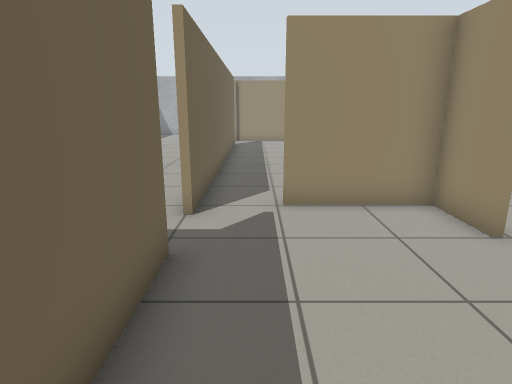
View 1 (above)

24 first-person views from a walk through a world built for the Gazebo simulator. The camera is 1.1 m above the floor, tilts 14° down and sees 75° across. The floor is counted in squares, 0.5 m on a side. Each view is taken from the middle of a square. On the plan, view 1 faces up. The plan holds only what a view shows up to about 18 squares ahead; the rest is blank.

View 2
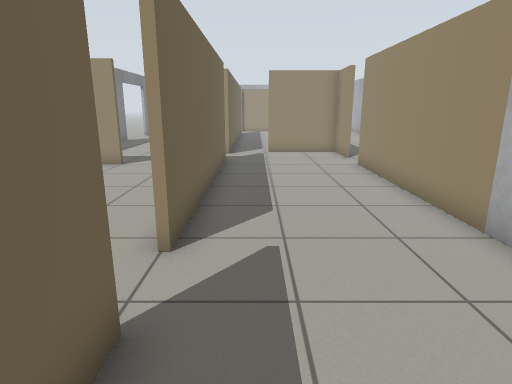

View 3
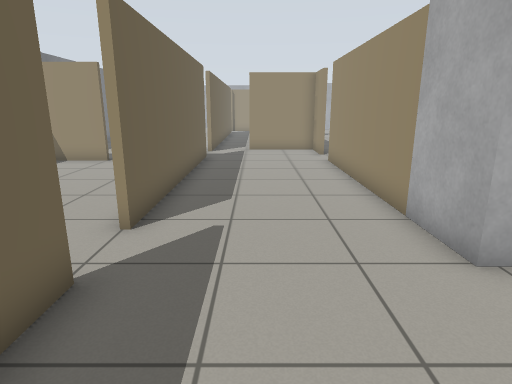

View 4
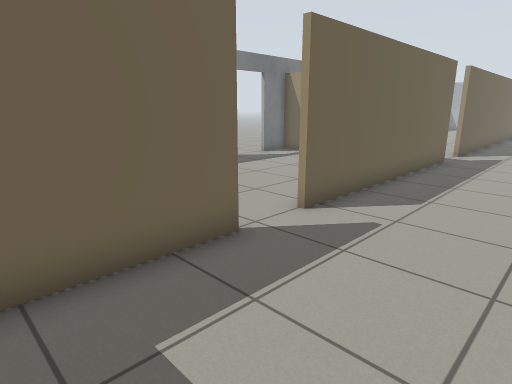

View 5
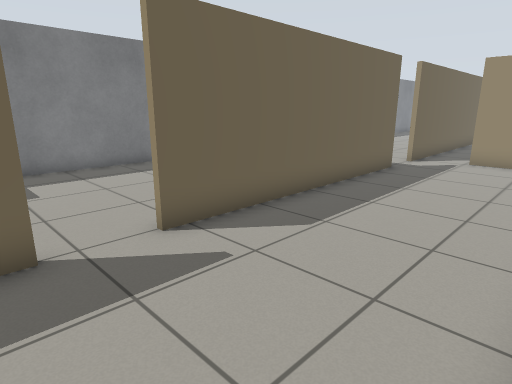

View 6
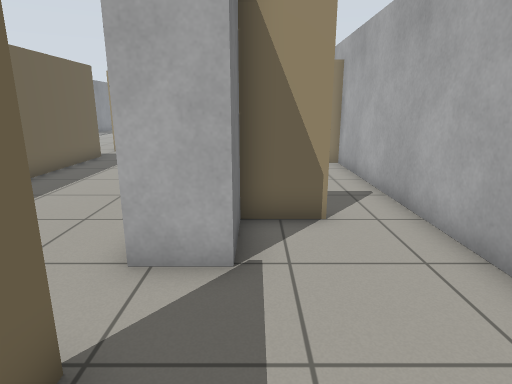

View 7
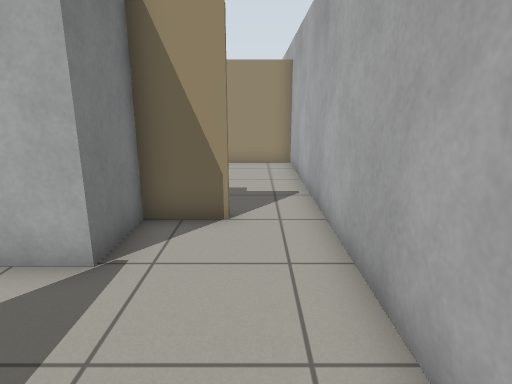

View 8
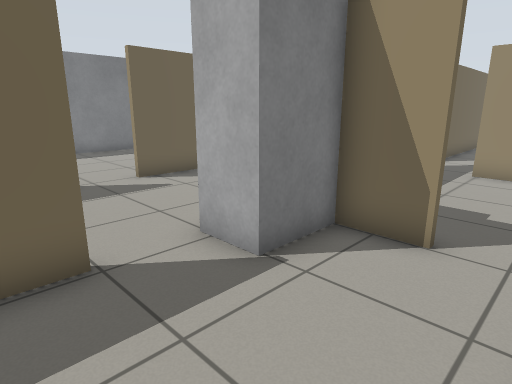

View 9
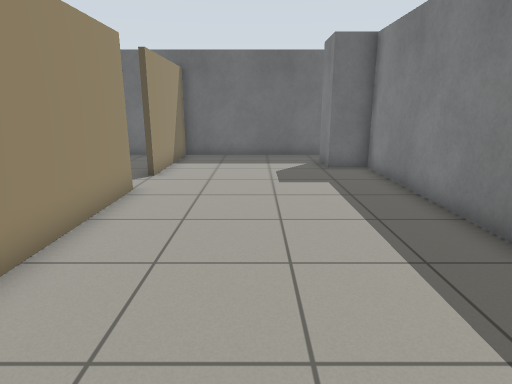

View 10
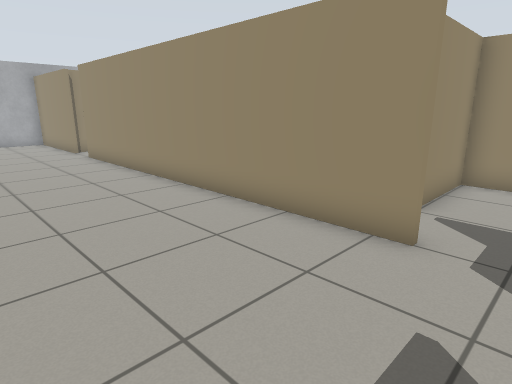

View 11
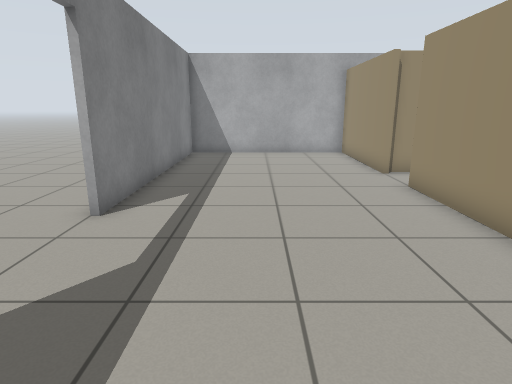

View 12
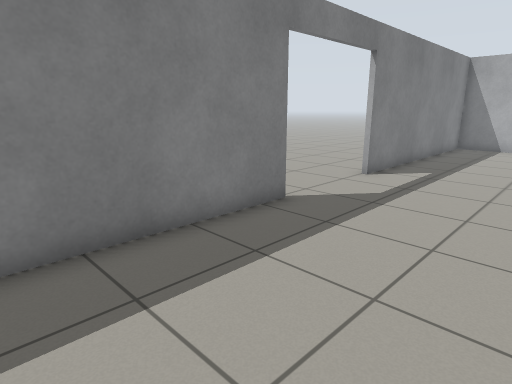

View 13
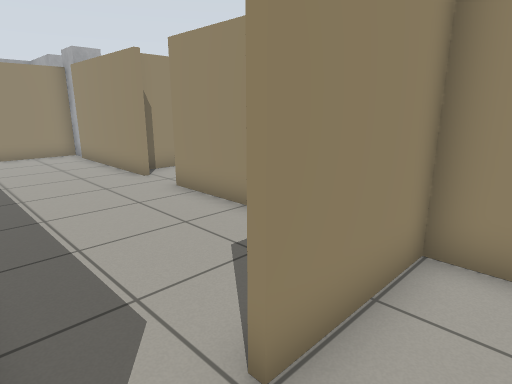

View 14
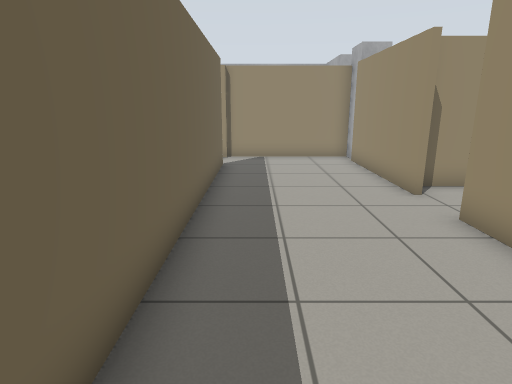

View 15
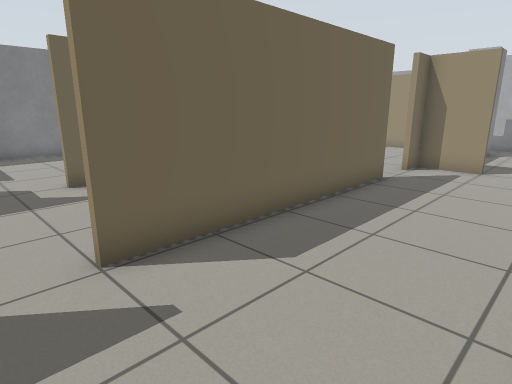

View 16
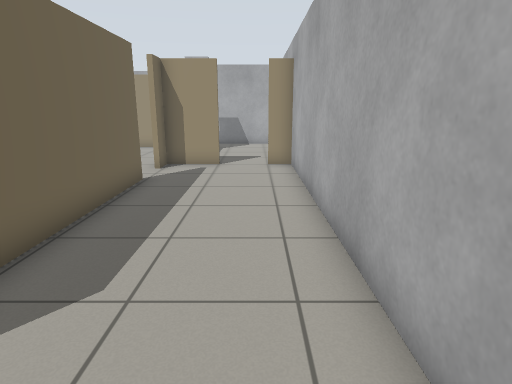

View 17
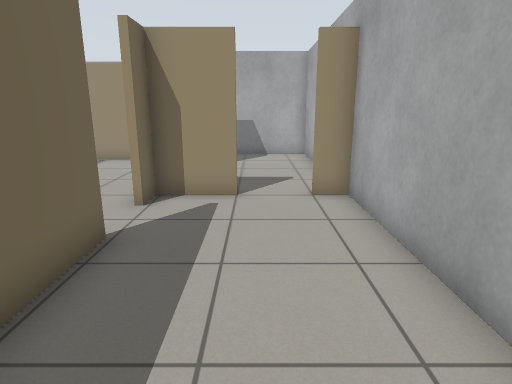

View 18
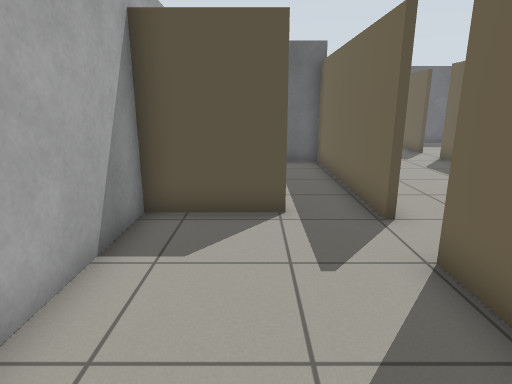

View 19
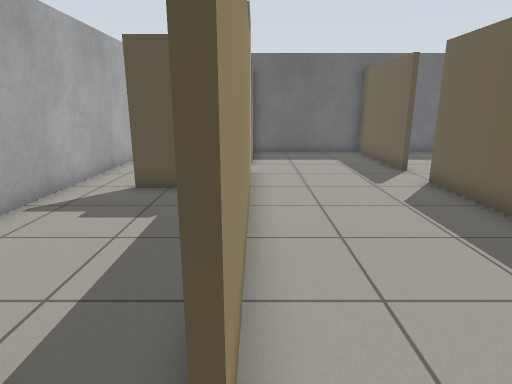

View 20
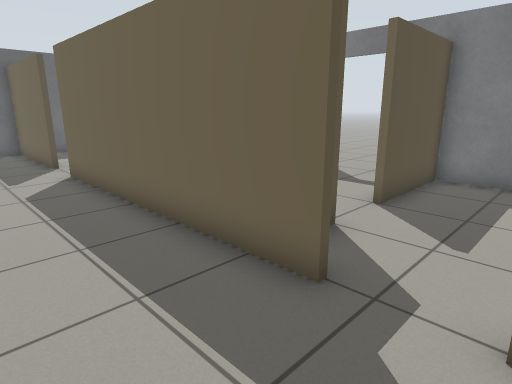

View 21
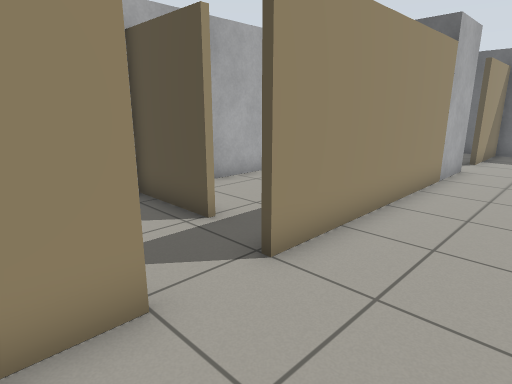

View 22
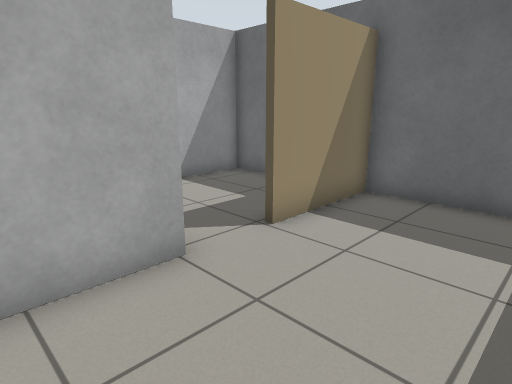

View 23
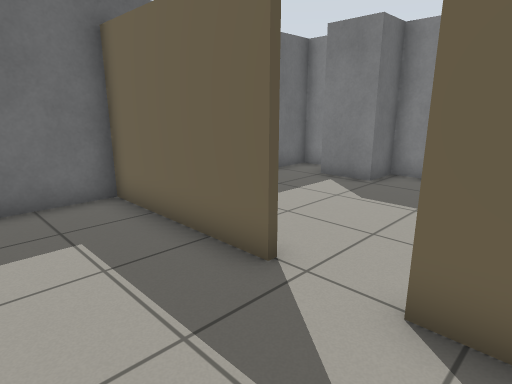

View 24
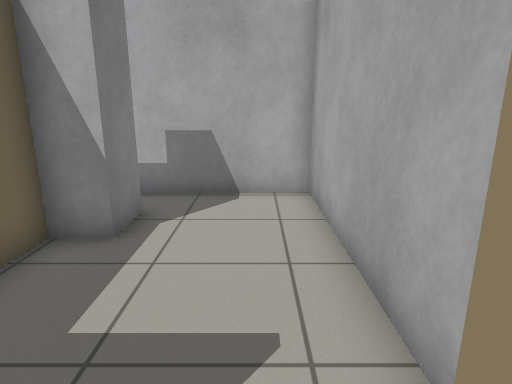

### Floor plan
Points are (right, up) in squares from view 1. A wall is a line through its corners. A room is listed if a view was taken in it or the views show most of it. See-through windows are left out.
Room 1 (views 1, 2, 3, 4, 13, 20, 21, 22, 23)
walls: (-1.3, -7) (-1.3, -12.5); (4.2, -6.6) (4.2, 3.6); (-1.3, 4.9) (-1.3, -5.1); (4.2, 5.5) (4.2, 7.5) (0.6, 7.5); (-1.1, -12.4) (4.2, -12.4) (4.2, -8.5)
ways out: opening at (4, -7.5) to room 2; opening at (-1, 5.5) to room 3; opening at (0, 8) to room 4; opening at (4, 4.5) to room 5; opening at (-1, -6.5) to room 6
Room 2 (views 5, 6, 7, 8)
walls: (4.4, -8.5) (4.4, -9.6); (7.5, -4.5) (5.7, -4.5) (5.7, -6.6) (4.2, -6.6); (7.9, -12.4) (9.4, -12.4) (9.4, -5.4)
ways out: opening at (4, -7.5) to room 1; opening at (8.5, -4.5) to room 8
Room 3 (views 9, 10, 11, 12)
walls: (-9.3, 14.4) (-9.3, 3.7) (-5.5, 3.7); (-1.5, 23.4) (-1.5, 29.3) (-9.3, 29.3) (-9.3, 18.6); (-1.5, 6.8) (-1.5, 21.5)
ways out: opening at (-1, 5.5) to room 1; opening at (-1, 22.5) to room 4; opening at (-4.5, 4) to room 6; opening at (-9, 16.5)
Room 4 (view 14)
walls: (4.2, 16.4) (4.2, 22.5); (4.2, 11.4) (4.2, 14.5); (-1.3, 21.5) (-1.3, 6.8); (4.2, 22.9) (4.2, 23.7) (-1.4, 23.7)
ways out: opening at (0, 8) to room 1; opening at (-1, 22.5) to room 3; opening at (4, 15.5) to room 5
Room 5 (views 15, 16, 17, 18, 19, 24)
walls: (4.4, 14.6) (4.4, 5.5); (4.4, 3.6) (4.4, 2.6); (6.2, 3) (9.5, 3); (9.4, 3) (9.4, 17.5) (8.5, 17.5); (6.6, 17.5) (4.4, 17.5) (4.4, 16.4)
ways out: opening at (4, 4.5) to room 1; opening at (4, 15.5) to room 4; opening at (7.5, 18) to room 7; opening at (5.5, 3) to room 8
Room 6 (no view inside)
walls: (-1.5, -5.1) (-1.5, -0.1); (-9.3, -1) (-9.3, -8.7) (-7.8, -8.7) (-7.8, -10.6); (-5.4, 3.5) (-9.3, 3.5) (-9.3, 1.9); (-1.5, -12.5) (-1.5, -7); (-9.3, -12.4) (-1.1, -12.4)
ways out: opening at (-1, -6.5) to room 1; opening at (-4.5, 4) to room 3; opening at (-9, 0.5)
Room 7 (no view inside)
walls: (5.5, 24.1) (5.5, 22.5) (4.4, 22.5) (4.4, 21.4); (9.4, 19) (9.4, 25.7) (4.9, 25.7)
ways out: opening at (7.5, 18) to room 5; opening at (4.5, 25)
Room 8 (no view inside)
walls: (4.4, 2.6) (4.4, -4.3) (7.5, -4.3); (9.5, 2.9) (6.2, 2.9); (9.4, -5.4) (9.4, 3)
ways out: opening at (8.5, -4.5) to room 2; opening at (5.5, 3) to room 5

Positions as (right, up) in squares from view 1, and headings:
1: (0, 0), facing up
2: (0, -10), facing up
3: (1, -11), facing up
4: (3, -11), facing up-left
5: (4, -8), facing up-left
6: (6, -11), facing up
7: (8, -11), facing up
8: (9, -10), facing up-left
9: (-5, 4), facing down
10: (-7, 5), facing up-right
11: (-6, 12), facing up
12: (-4, 8), facing up-left
13: (-1, 6), facing up-right
14: (0, 8), facing up
15: (9, 4), facing up-left
16: (8, 4), facing up
17: (7, 9), facing up
18: (7, 10), facing down
19: (4, 5), facing down
20: (2, 7), facing down-left
21: (1, 7), facing down-right
22: (0, -4), facing down-right
23: (2, -4), facing down-left
24: (8, 17), facing up
